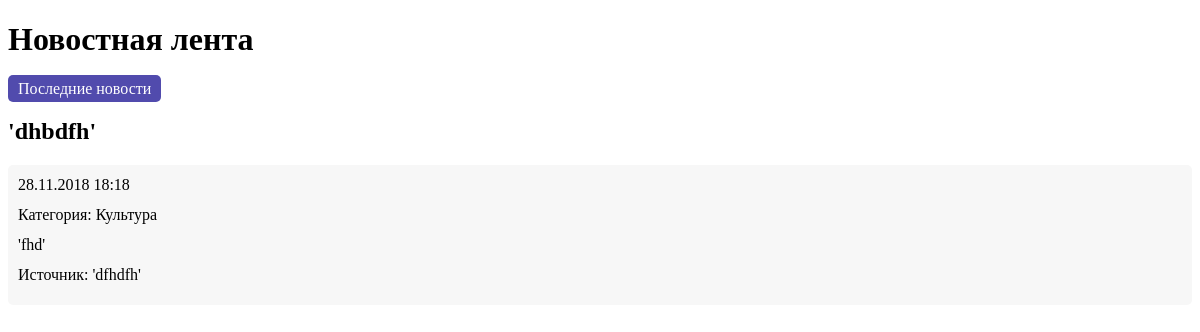
The app's page /news/news.php?act=show&id=9 with its own data.
### tables this page shows
CREATE TABLE msgs(
							id INTEGER PRIMARY KEY AUTOINCREMENT,
							title TEXT,
							category INTEGER,
							description TEXT,
							text TEXT,
							source TEXT,
							datetime INTEGER);

### news/classes/Core.class.php (called while the page is built, shortened)
<?php
class Core{
    static function clearInt($value){
		return abs((int)$value);
	}
}

### news/classes/NewsDB.class.php (called while the page is built, shortened)
<?php
class NewsDB implements INewsDB, IteratorAggregate{
	private $_db;
	function __construct(){
	    $dsn_params = array();
        $dsn_params['type'] = 'sqlite';
        $dsn_params['name'] = self::DB_NAME;
	    $this->_db = new DB($dsn_params);
        $this->getCategories();
	}
	function getNewsItem($id){
        $sql = "SELECT
                title,
                category.name as category,
                text,
                source,
                datetime
            FROM msgs, category
            WHERE
                category.id = msgs.category
                AND msgs.id = :id";
        $stmt = $this->_db->prepare($sql);
        $stmt->bindParam(':id', $id, PDO::PARAM_INT);
        $item = $stmt->execute();
        return $stmt->fetch(PDO::FETCH_ASSOC);
	}
	function getCategories(){
		$sql = "SELECT id, name
				FROM category
				ORDER BY name ASC";
		$items = $this->_db->query($sql);
		while ($item = $items->fetch(PDO::FETCH_ASSOC)){
		    $this->_categories[$item['id']] = $item['name'];
        }
	}
}

### news/classes/Logger.class.php (called while the page is built, shortened)
<?php
class Logger{
    static private $instance = null;
    public static function getInstance(){
        if (self::$instance == null) {
            self::$instance = new self;
        }
        return self::$instance;
    }
}

### news/classes/DB.class.php (called while the page is built, shortened)
<?php
class DB implements IDB{
    private $_db;
    private $logger;
    function __construct($dsn_params){
        $this->logger = Logger::getInstance();
        try {
            $dsn = $dsn_params['type'].":".$dsn_params['name'];
            $this->_db = new PDO($dsn);
            $this->_db->setAttribute(PDO::ATTR_ERRMODE, PDO::ERRMODE_EXCEPTION);
        }
        catch (PDOException $e){
            $error = "\"".implode(',', $this->_db->errorInfo())."\" in file ".$e->getFile()." on line ".$e->getLine();
            $this->logger->writeLog($error, self::LOG_FILE);
            die('Не удалось создать таблицы в базе данных');
        }
    }
    function query($sql){
        try {
            $result = $this->_db->query($sql);
        }
        catch (PDOException $e){
            $error = "\"".implode(',', $this->_db->errorInfo())."\" in file ".$e->getFile()." on line ".$e->getLine();
            $this->logger->writeLog($error, self::LOG_FILE);
            die('Не удалось выполнить запрос');
        }
        return $result;
    }
    function prepare($sql){
        return $this->_db->prepare($sql);
    }
}

### news/news.php (the view, shortened to what this page needs)
<?php
$news = new NewsDB();
?>
<!DOCTYPE html>
<html lang="ru">
	<head>
		<link rel="stylesheet" href="css/style.css">
	</head>
	<body>
		<h1>Новостная лента</h1>
            <?
        if (isset($_GET['act']) && $_GET['act'] == 'show') {
			?>
			<a class='btn' href='news.php'>Последние новости</a>
			<?
			$id = Core::clearInt($_GET['id']);
			if ($id) {
				$news_item = $news->getNewsItem($id);
				if ($news_item) {
					?>
					<h2><?=$news_item['title']?></h2>
					<div class='news__item'>
						<div class='news__date'><?=date('d.m.Y H:i', $news_item['datetime'])?></div>
						<div class='news__category'>Категория: <?=$news_item['category']?></div>
						<div class='news__text'><?=$news_item['text']?></div>
						<div class='news__source'>Источник: <a href='<?=$news_item['source']?>' target=_blank><?=$news_item['source']?></a></div>
					</div>
					<?
				}
				else {
					?>
					<div class="empty-news">Новость не найдена!</div>
					<?
				}
			}
			else {
				?>
				<div class="empty-news">Новость не найдена!</div>
				<?
			}
		}
		?>
	</body>
</html>

### news/css/style.css (style rules this page uses)
* { box-sizing: border-box; }
html { font-size: 16px; }
a { color: #000; text-decoration: none }
.news__item { padding: 10px; border-radius: 5px; background: #f7f7f7; margin: 10px 0; line-height: 20px; }
.news__category { margin: 10px 0 }
.news__source { margin: 10px 0 }
.btn { padding: 5px 10px; border-radius: 5px; background: #514bad; color: #fff; text-decoration: none; border: none; }

### records on screen
msgs: title "'dhbdfh'", datetime "28.11.2018 18:18", text "'fhd'", source "'dfhdfh'"

### other values on screen
$news_item['category'] "Культура"
